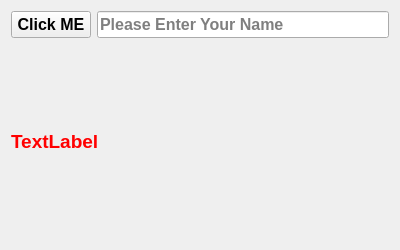
<?xml version="1.0" encoding="UTF-8"?>
<ui version="4.0">
 <class>Form</class>
 <widget class="QWidget" name="Form">
  <property name="geometry">
   <rect>
    <x>0</x>
    <y>0</y>
    <width>400</width>
    <height>250</height>
   </rect>
  </property>
  <property name="windowTitle">
   <string>Qt Designer Application</string>
  </property>
  <layout class="QVBoxLayout" name="verticalLayout">
   <item>
    <layout class="QHBoxLayout" name="horizontalLayout">
     <item>
      <widget class="QPushButton" name="btn_click">
       <property name="font">
        <font>
         <pointsize>12</pointsize>
         <bold>true</bold>
        </font>
       </property>
       <property name="text">
        <string>Click ME</string>
       </property>
      </widget>
     </item>
     <item>
      <widget class="QLineEdit" name="lineEdit">
       <property name="font">
        <font>
         <pointsize>12</pointsize>
         <bold>true</bold>
        </font>
       </property>
       <property name="placeholderText">
        <string>Please Enter Your Name</string>
       </property>
      </widget>
     </item>
    </layout>
   </item>
   <item>
    <widget class="QLabel" name="label">
     <property name="font">
      <font>
       <pointsize>14</pointsize>
       <bold>true</bold>
      </font>
     </property>
     <property name="styleSheet">
      <string notr="true">QLabel {

color:red

}</string>
     </property>
     <property name="text">
      <string>TextLabel</string>
     </property>
    </widget>
   </item>
  </layout>
 </widget>
 <resources/>
 <connections/>
</ui>
